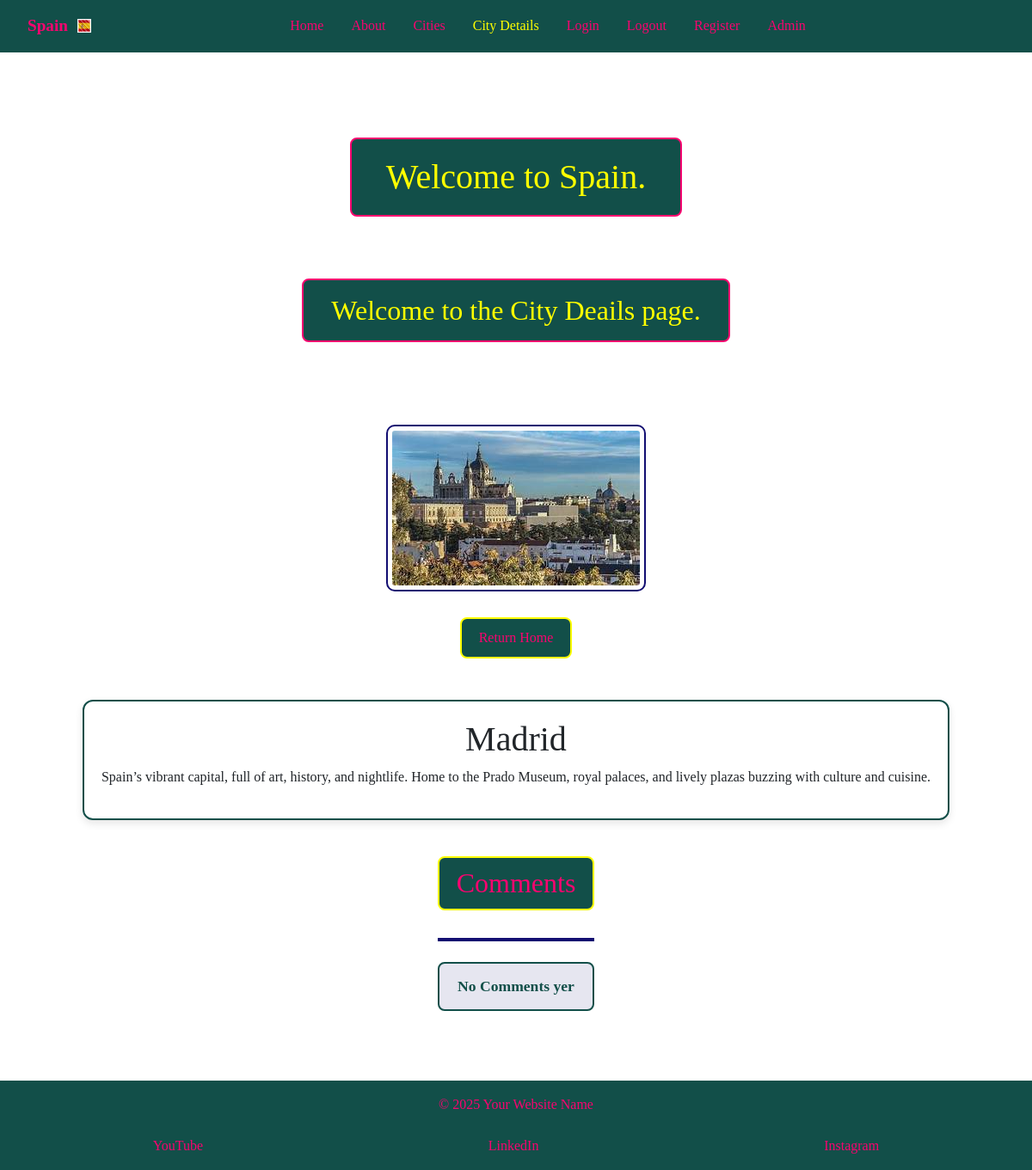
/city-details/2/, run on the app's committed database.
### espana_es/models.py (models this page shows, shortened)
class CardText(models.Model):
    title = models.CharField(max_length=30)
    content = models.TextField()
    image_name = models.CharField(
        max_length=20,
        help_text="Enter file name (eg 'Alciante.jpg)",
        default='default.jpg',
        blank=True
    )
    saved_by = models.ManyToManyField(User,
                                      related_name='saved_cards', blank=True)

### espana_es/views.py (the view)
# urls.py: path('city-details/<int:pk>/', views.city_details, name='city-details'),
def city_details(request, pk):
    card = get_object_or_404(CardText, id=pk)
    content = card.content if card.content else "Content coming soon"
    form = CommentForm(request.POST)
    if form.is_valid():
        comment = form.save(commit=False)
        comment.user = request.user
        comment.card = card
        comment.save()
        return redirect('city-details', pk=card.pk)
    else:
        form = CommentForm()
    comments = card.comments.all().order_by('created_at')
    return render(request,
                  'city-details.html',
                  {'active_tab': 'city-details',
                   'card': card, 'content': content,
                   'comments': comments,
                   'form': form, })

### espana_es/templates/city-details.html (shortened to what this page needs)
{% extends 'base.html' %}
{% load static %}
{% block body_class %}morph-page{% endblock %}
{% block morph_images %}
<div class="image-morph">
</div>
{% endblock %}
{% block content %}
 <h2 class="color-h2">Welcome to the City Deails page.</h2>
<main class="card-detail-wrapper">
    <div class="card-detail">
        <img src="{% static 'images/' %}{{ card.image_name }}" alt="{{ card.title }}">
        <p>
            <a class="color-return" href="{% url 'index' %}">Return Home</a>
        </p>
    </div>
    <div class="card-content-box">
        <h1>{{ card.title }}</h1>
        <p>{{ content }}</p>
    </div>
    <div class="comments-section">
        <h2>Comments</h2>
        {% for comment in comments %}
        <div class="comment" data-id="{{ comment.id }}">
            <p><strong>{{ comment.user.username }}</strong>said:</p>
            <p>{{ comment.text }}</p>
            <small>{{ comment.created_at|date:"M d, Y H:i "}}</small>
        </div>
        {% empty %}
            <hr>
            <p class="no-comments">No Comments yer</p>
        {% endfor %}
    </div>
</main>
{% endblock %}

### espana_es/static/CSS/espana.css (style rules this page uses)
* { box-sizing: border-box; margin: 0; padding: 0; }
html, body { height: 100%; font-family: "Times New Roman", Times, serif; overflow-x: hidden; }
.morph-page { position: relative; min-height: 100vh; display: flex; flex-direction: column; }
.morph-page main { flex: 1; }
.image-morph { position: fixed; top: 0; left: 0; width: 100vw; height: 100vh; z-index: -1; }
main { flex: 1; display: flex; flex-direction: column; align-items: center; justify-content: flex-start; text-align: center; padding: 2rem 1rem; gap: 2rem; }
.color-h2 { color: yellow; text-align: center; margin: 0em auto 1em auto; padding: 0.5em 1em; border: 2px solid #f8046f; border-radius: 8px; background: #124f49; width: fit-content; }
a.color-return { text-align: center; margin: 0em auto; padding: 0.5em 1em; border: 2px solid #f8046f; border-radius: 8px; background: #124f49; color: #f8046f; text-decoration: none; }
.card-detail { display: flex; flex-direction: column; align-items: center; text-align: center; gap: 20px; max-width: 800px; }
.card-detail img { max-width: 100%; height: auto; border-radius: 10px; border: 2px solid #007BFF; padding: 5px; background-color: #fff; border: 2px solid #120d71; }
.card-content-box { background-color: #ffffff; border: 2px solid #124f49; border-radius: 12px; padding: 20px; box-shadow: 0 4px 10px rgba(0,0,0,0.1); width: 100%; box-sizing: border-box; min-width: 0; }
.card-detail a { display: inline-block; margin-top: 10px; padding: 10px 20px; background-color: #124f49; color: #f8046f; text-decoration: none; border-radius: 8px; transition: transform 0.2s, background-color 0.2s; border: 2px solid yellow; }
hr { all: unset; display: block; height: 4px; background-color: #120d71; margin: 1.5em 0; }
.no-comments { color: #124f49; font-weight: 600; font-size: 1.1rem; text-align: center; margin: 1em auto; padding: 0.75em 1em; border: 2px solid #124f49; background-color: rgba(18, 13, 113, 0.1); border-radius: 8px; max-width: 300px; }
.comments-section h2 { display: inline-block; margin-top: 10px; padding: 10px 20px; background-color: #124f49; color: #f8046f; text-decoration: none; border-radius: 8px; transition: transform 0.2s, background-color 0.2s; border: 2px solid yellow; }

### data on the page
CardText: image_name (picture), title "Madrid", content "Spain’s vibrant capital, full of art, history, and nightlife. Home to the Prado Museum, royal palaces, and lively plazas buzzing with culture and cuisine."
